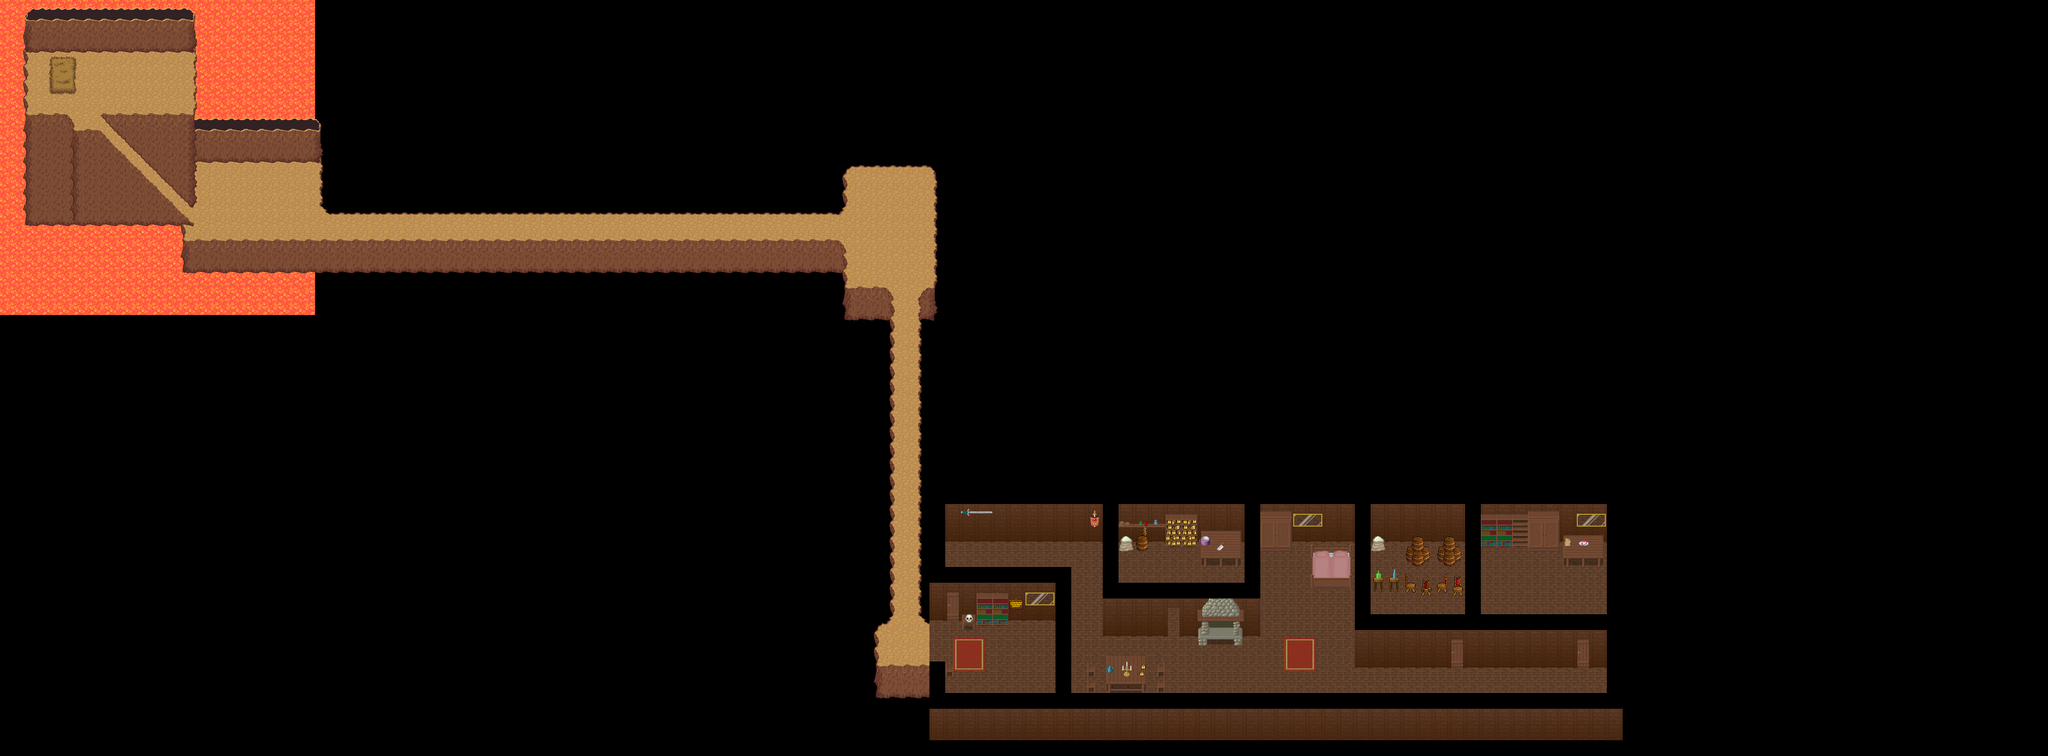

Tiled map render using the project's own tile images. Description and the map definition, with tile-layer contents summarised, below:
An orthogonal 130x48 tile map with 32x32 px tiles, 4 tile layers (Tile Layer 1, Tile Layer 2, Tile Layer 3, Tile Layer 4), 7 tilesets, 1 image layer.

<map version="1.0" orientation="orthogonal" width="130" height="48" tilewidth="32" tileheight="32">
 <tileset firstgid="1" source="base_out_atlas.tsx" />
 <tileset firstgid="1025" source="jrpg-interior.tsx" />
 <tileset firstgid="1241" source="inn.tsx" />
 <tileset firstgid="1497" source="inn_x2.tsx" />
 <tileset firstgid="1561" source="woodland_indoor.tsx" />
 <tileset firstgid="1817" source="woodland_indoor_x3.tsx" />
 <tileset firstgid="1865" source="Sign.tsx" />
 <imagelayer name="Image Layer 1" width="130" height="48">
  <image source="Background Lave.png" />
 </imagelayer>
 <layer name="Tile Layer 1" width="130" height="48">
  <data>[6240 cells, 958 non-empty, 31 distinct tile ids]</data>
 </layer>
 <layer name="Tile Layer 2" width="130" height="48">
  <data>[6240 cells, 549 non-empty, 55 distinct tile ids]</data>
 </layer>
 <layer name="Tile Layer 3" width="130" height="48">
  <data>[6240 cells, 156 non-empty, 93 distinct tile ids]</data>
 </layer>
 <layer name="Tile Layer 4" width="130" height="48">
  <data>[6240 cells, 41 non-empty, 19 distinct tile ids]</data>
 </layer>
</map>
